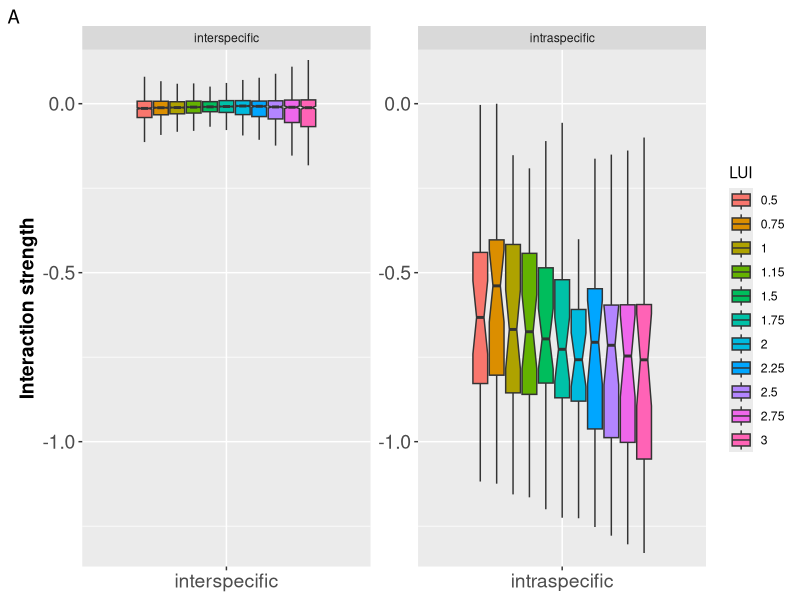

Reproduce this figure in R.
#Compute structural metrics for different species richness combos across the LUI gradient

rm(list = ls())

intrinsic <- read.table("results/OG_results/intrinsic_site_lui_average_lme_50.csv", header = TRUE, sep = ",", row.names = 1)
alpha <- as.matrix(read.table("results/OG_results/interaction_matrix_lme_average_50.csv", header = TRUE, sep = ",", row.names = 1))
lui_modify_alpha <- as.matrix(read.table("results/OG_results/lui_matrix_lme_average_50.csv", header = TRUE, sep = ",", row.names = 1))

top50.short <- c("Poa_tri", "Poa_pra", "Alo_pra", "Dac_glo", "Tri_rep", "Tar_off", "Lol_per", "Arr_ela", 
                 "Fes_rub", "Fes_pra", "Tri_fla", "Ely_rep", "Tri_pra", "Bro_ere", "Ran_rep", "Bro_hor", 
                 "Ran_acr", "Pla_lan", "Ach_mil", "Gal_mol", "Her_sph", "Ant_syl", "Hol_lan", "Hel_pub",
                 "Ant_odo", "Bra_pin", "Car_hir", "Ver_cha", "Rum_ace", "Fes_ovi", "Phl_pra", "Pha_aru",
                 "Des_ces", "Agr_sto", "Cyn_cri", "Cir_ole", "Cer_hol", "Pla_med", "Cre_bie", "Urt_dio",
                 "Thy_pul", "Lol_mul", "Cir_arv", "Lot_cor", "Ran_bul", "Tri_dub", "Med_lup", "Leo_his",
                 "Car_car", "Vic_sep", "Pru_sp")

#Simulate x values of LUI at equal intervals
lui <- c(0.5, 0.75, 1, 1.15, 1.50, 1.75, 2, 2.25, 2.50, 2.75, 3) 

lui_intrinsic <- list()
lui_alpha <- list()
xx <- matrix(nrow = 51, ncol = 2, NA)
colnames(xx) <- c("intrinsic", "lui_value")
row.names(xx) <- paste(top50.short, sep = ",")

#to obtain all value of intrinsic abundance at different LUI values
for(i in 1:(length(lui))){
  for(j in 1:length(row.names(intrinsic))){
    xx[j,1] <- intrinsic[j,1] + intrinsic[j,2]*lui[i]
    xx[j,2] <- lui[i]
  }
  lui_intrinsic[[i]] <- xx
}

#to obtain species with positive intrinsic at each site
lui_intrinsic_positive <-  list()
zz <- list()
for(i in 1:(length(lui_intrinsic))){
  zz[[i]] <- row.names(subset(lui_intrinsic[[i]], lui_intrinsic[[i]][,1]>0))
  lui_intrinsic_positive[[i]] <- lui_intrinsic[[i]][which(rownames(lui_intrinsic[[i]]) %in% zz[[i]]),]
}

#to obtain interaction matrices at different LUI values
#subset the interaction matrices at different LUIs to those species showing positive growth rates.
hh <- list()

for(i in 1:(length(lui))){
  lui_alpha[[i]] <- alpha + lui_modify_alpha*lui[i]
  lui_alpha[[i]] <- lui_alpha[[i]][which(rownames(lui_alpha[[i]]) %in% row.names(lui_intrinsic_positive[[i]])),
                                   which(colnames(lui_alpha[[i]]) %in% row.names(lui_intrinsic_positive[[i]]))]
  hh[[i]] <- row.names(subset(lui_alpha[[i]], diag(lui_alpha[[i]]) < 0)) #we hold those with negative intra
  lui_alpha[[i]] <- lui_alpha[[i]][which(rownames(lui_alpha[[i]]) %in% hh[[i]]),
                                   which(colnames(lui_alpha[[i]]) %in% hh[[i]])]
}

#we create the matrices to build the violin plots


intra <-list()
inter<-list()
number_intra<-list()
number_inter <-list()
  
for(i in 1:length(lui_alpha)){
  intra[[i]] <- diag(matrix(unlist(lui_alpha[[i]]), ncol = ncol(lui_alpha[[i]]), byrow = TRUE))
  A <- matrix(unlist(lui_alpha[[i]]), ncol = ncol(lui_alpha[[i]]), byrow = TRUE)
  inter[[i]] <- unlist(A[row(A)!=col(A)])
  
  number_intra[[i]] <- length(intra[[i]])
  number_inter[[i]] <- length(inter[[i]])
  

}
#Because they are of different length
library(plyr)
#obtain a list of different length to code de data later on
lui_intra <- mapply(rep, lui, c(unlist(number_intra)))
lui_intra <- ldply(lui_intra, rbind)
lui_intra <- t(lui_intra)
lui_inter <- mapply(rep, lui, c(unlist(number_inter)))
lui_inter <- ldply(lui_inter, rbind)
lui_inter <- t(lui_inter)
  
# do the same with the values themselves
intra <- ldply(intra, rbind)
intra <- t(intra)
inter <- ldply(inter, rbind)
inter <- t(inter)

# convert everthing into a vector and name the variables
lui_intra <- c(lui_intra)
intra_code <- rep("intraspecific", times=length(lui_intra))
lui_inter <- c(lui_inter)
inter_code <- rep("interspecific", times=length(lui_inter))
intra <- c(intra)
inter <- c(inter)
p1 <- cbind(lui_intra, intra_code, intra)
p2 <- cbind(lui_inter, inter_code, inter)
data <-rbind(p1, p2)
data <- as.data.frame(data)
colnames(data)<- c("LUI", "intra_inter", "int_strength")
#remove NAs
data <- data[complete.cases(data), ]
data$LUI <- as.factor(data$LUI)
data$intra_inter <- as.factor(data$intra_inter)
data$int_strength <- as.numeric(data$int_strength)

#Now plot the violins plots 

require(ggplot2)

p<- ggplot(data, aes(x=intra_inter, y=int_strength, fill=LUI)) + coord_cartesian(ylim = c(-1.3, 0.09))+
geom_boxplot(outlier.size=-1, notch=TRUE) + facet_wrap(~intra_inter, scales="free") + labs(x = " ", y="Interaction strength", tag = "A")
p + theme(
  axis.text=element_text(size=14),
  plot.title = element_text(size=14),
  axis.title.x = element_blank(),
  axis.title.y = element_text(size=14, face="bold")
  
)

